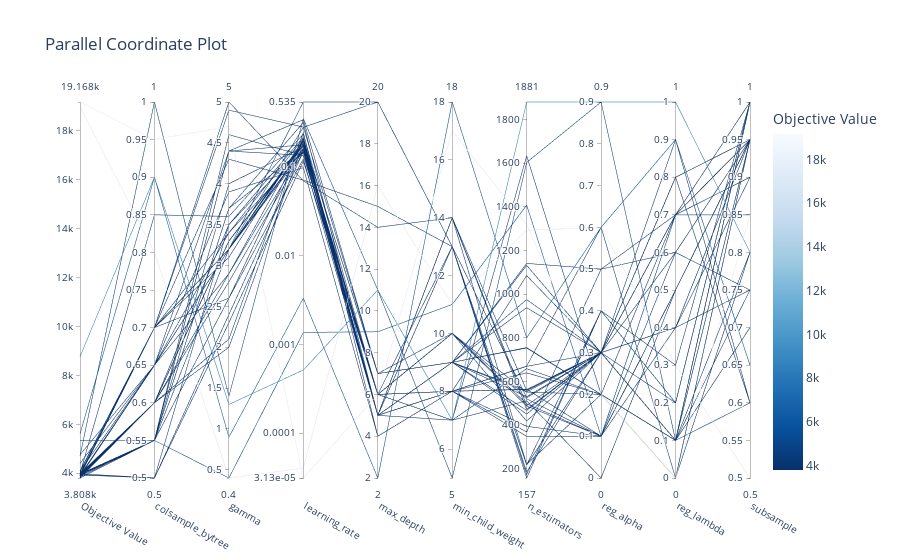

Write notebook code for a chart like this one.
### Code cell
# ハイパーパラメータ探索空間の視覚化
vis.plot_parallel_coordinate(study)
